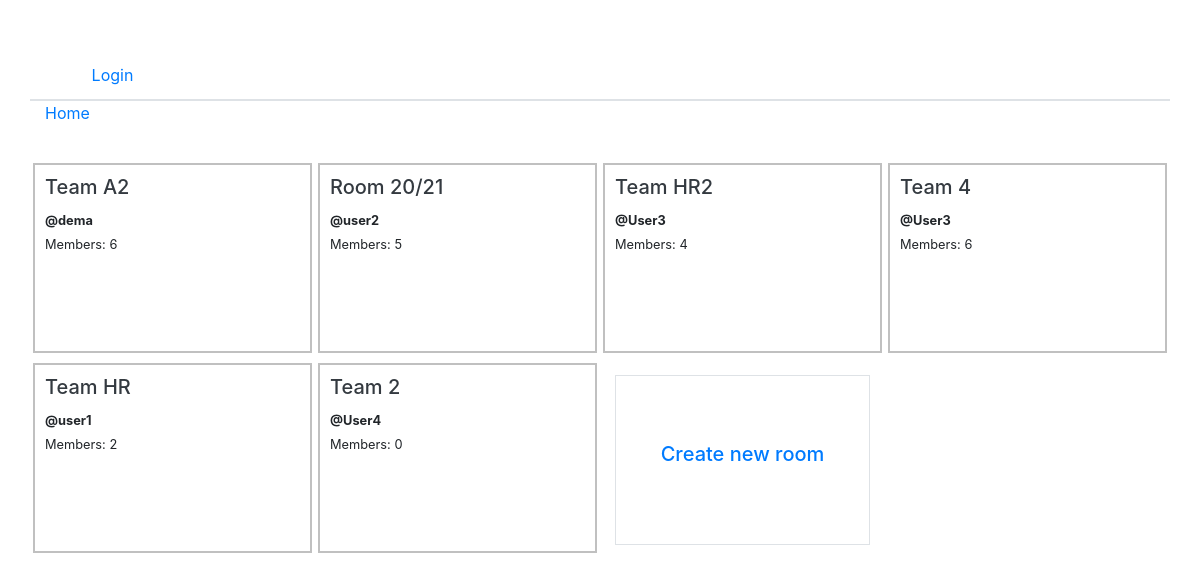
Before: / with the older database file.
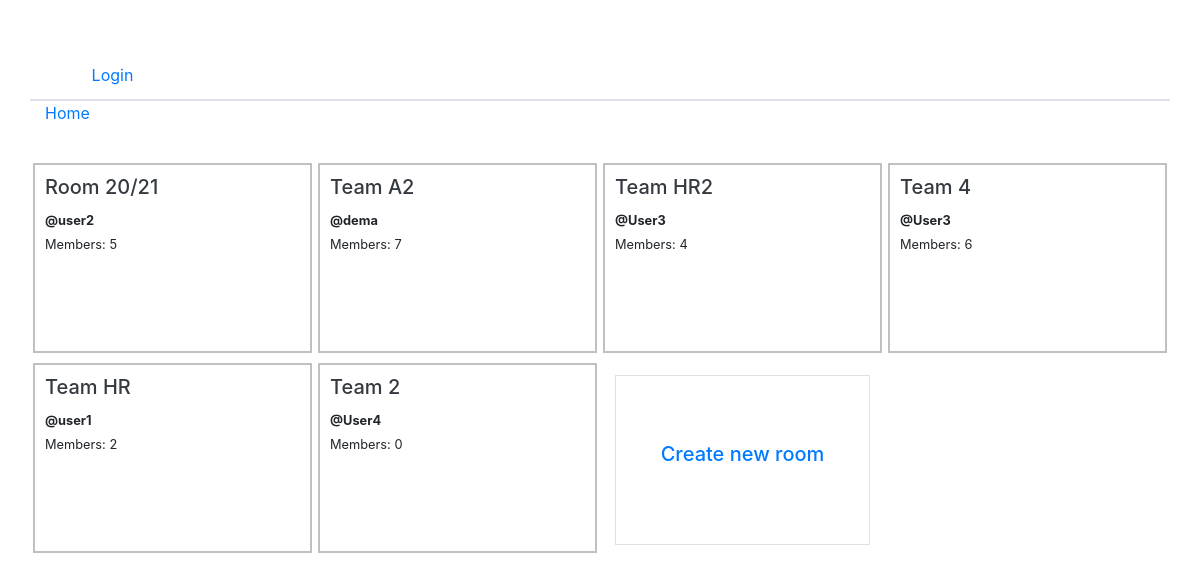
After: the same page with the newer database file.
### base/models.py (models this page shows, shortened)
class Room(models.Model):
    host = models.ForeignKey(User, on_delete=models.SET_NULL, null=True)
    topic = models.ForeignKey(Topic, on_delete=models.SET_NULL, null=True)
    name = models.CharField(max_length=200)
    description = models.TextField(null=True, blank=True)
    participants = models.ManyToManyField(User, related_name='participants')
    updated = models.DateTimeField(auto_now=True)
    createed = models.DateTimeField(auto_now_add=True)
    class Meta:
        ordering = ['-updated', '-createed']

### base/views.py (the view)
# urls.py: path('', views.home, name='home'),
def home(request):
    topics = Topic.objects.all()
    rooms = Room.objects.all()
    context = {'rooms': rooms, 'topics': topics}
    return render(request, 'base/home.html', context)

### base/templates/base/home.html (shortened to what this page needs)
{% extends 'main.html' %}
{% load static %}
{% block content %}
<div class="container">
    <div class="row">
        {% for room in rooms %}
        <div class="col-lg-3 col-md-6" style="height: 200px; padding: 3px;">
            <div id="aaa" class=" justify-content-center" style="width: 100%; height: 98%; padding: 10px;">
                <div class="row">
                    <div class="col-12 d-flex align-items-center">
                        <div>
                            <h5><a class="text-dark" href="{% url 'rooms' room.id %}">{{room.name}}</a></h5>
                            <small style="font-weight: bold;">@{{room.host}}</small>
                            <div class="justify-content-end">
                                <small>Members: {{room.participants.count}}</small>
                            </div>
                        </div>
                    </div>
                </div>
            </div>
        </div>
        {% endfor %}
        <div class="col-lg-3 col-md-6" style="height: 200px; padding: 15px;">
            <div class="border d-flex justify-content-center" style="padding: 18px; height: 100%; top: 60%;">
                <h5 class="mt-5"><a class="mt-2" href="{% url 'create-room' %}">Create new room</a></h5>
            </div>
        </div>
    </div>
</div>
{% endblock content %}

Changed rows visible on the page:
changed Room "Room 20/21": moves up the list
changed Room "Team A2": participants.count "6" → "7"
